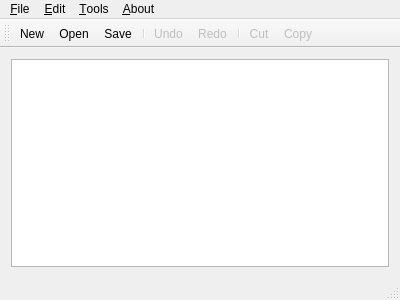
<?xml version="1.0" encoding="UTF-8"?>
<ui version="4.0">
 <class>SimpleTextEditor</class>
 <widget class="QMainWindow" name="SimpleTextEditor">
  <property name="geometry">
   <rect>
    <x>0</x>
    <y>0</y>
    <width>400</width>
    <height>300</height>
   </rect>
  </property>
  <property name="windowTitle">
   <string>SimpleTextEditor</string>
  </property>
  <widget class="QWidget" name="centralWidget">
   <layout class="QVBoxLayout" name="verticalLayout">
    <item>
     <widget class="QPlainTextEdit" name="plainTextEdit"/>
    </item>
   </layout>
  </widget>
  <widget class="QMenuBar" name="menuBar">
   <property name="geometry">
    <rect>
     <x>0</x>
     <y>0</y>
     <width>400</width>
     <height>21</height>
    </rect>
   </property>
   <widget class="QMenu" name="menu_File">
    <property name="title">
     <string>&amp;File</string>
    </property>
    <addaction name="action_New"/>
    <addaction name="action_Open"/>
    <addaction name="action_Save"/>
    <addaction name="separator"/>
    <addaction name="action_Exit"/>
   </widget>
   <widget class="QMenu" name="menu_Edit">
    <property name="title">
     <string>&amp;Edit</string>
    </property>
    <addaction name="action_Undo"/>
    <addaction name="action_Redo"/>
    <addaction name="separator"/>
    <addaction name="action_Cut"/>
    <addaction name="action_Copy"/>
    <addaction name="action_Paste"/>
    <addaction name="separator"/>
    <addaction name="action_Select_All"/>
   </widget>
   <widget class="QMenu" name="menu_About">
    <property name="title">
     <string>&amp;About</string>
    </property>
    <addaction name="action_About_Program"/>
    <addaction name="action_About_Qt"/>
   </widget>
   <widget class="QMenu" name="menuTools">
    <property name="title">
     <string>&amp;Tools</string>
    </property>
    <addaction name="action_Preferences"/>
   </widget>
   <addaction name="menu_File"/>
   <addaction name="menu_Edit"/>
   <addaction name="menuTools"/>
   <addaction name="menu_About"/>
  </widget>
  <widget class="QToolBar" name="mainToolBar">
   <property name="toolButtonStyle">
    <enum>Qt::ToolButtonTextUnderIcon</enum>
   </property>
   <attribute name="toolBarArea">
    <enum>TopToolBarArea</enum>
   </attribute>
   <attribute name="toolBarBreak">
    <bool>false</bool>
   </attribute>
   <addaction name="action_New"/>
   <addaction name="action_Open"/>
   <addaction name="action_Save"/>
   <addaction name="separator"/>
   <addaction name="action_Undo"/>
   <addaction name="action_Redo"/>
   <addaction name="separator"/>
   <addaction name="action_Cut"/>
   <addaction name="action_Copy"/>
  </widget>
  <widget class="QStatusBar" name="statusBar"/>
  <action name="action_New">
   <property name="text">
    <string>&amp;New</string>
   </property>
   <property name="toolTip">
    <string>New</string>
   </property>
  </action>
  <action name="action_Open">
   <property name="text">
    <string>&amp;Open</string>
   </property>
  </action>
  <action name="action_Save">
   <property name="text">
    <string>&amp;Save</string>
   </property>
  </action>
  <action name="action_Exit">
   <property name="text">
    <string>&amp;Exit</string>
   </property>
  </action>
  <action name="action_Undo">
   <property name="enabled">
    <bool>false</bool>
   </property>
   <property name="text">
    <string>&amp;Undo</string>
   </property>
  </action>
  <action name="action_Redo">
   <property name="enabled">
    <bool>false</bool>
   </property>
   <property name="text">
    <string>&amp;Redo</string>
   </property>
  </action>
  <action name="action_Cut">
   <property name="enabled">
    <bool>false</bool>
   </property>
   <property name="text">
    <string>&amp;Cut</string>
   </property>
  </action>
  <action name="action_Copy">
   <property name="enabled">
    <bool>false</bool>
   </property>
   <property name="text">
    <string>&amp;Copy</string>
   </property>
  </action>
  <action name="action_Paste">
   <property name="text">
    <string>&amp;Paste</string>
   </property>
  </action>
  <action name="action_Select_All">
   <property name="text">
    <string>&amp;Select all</string>
   </property>
  </action>
  <action name="action_Type_here">
   <property name="text">
    <string>&amp;Type Here</string>
   </property>
  </action>
  <action name="action_Add_Separator">
   <property name="text">
    <string>&amp;Add Separator</string>
   </property>
  </action>
  <action name="action_About_Program">
   <property name="text">
    <string>&amp;About program</string>
   </property>
  </action>
  <action name="action_About_Qt">
   <property name="text">
    <string>&amp;About Qt</string>
   </property>
  </action>
  <action name="action_Type_Here">
   <property name="text">
    <string>&amp;Type Here</string>
   </property>
  </action>
  <action name="action_Add_Separator_2">
   <property name="text">
    <string>&amp;Add Separator</string>
   </property>
  </action>
  <action name="action_Add_Separator_3">
   <property name="text">
    <string>&amp;Add Separator</string>
   </property>
  </action>
  <action name="action_Preferences">
   <property name="text">
    <string>&amp;Preferences</string>
   </property>
  </action>
 </widget>
 <layoutdefault spacing="6" margin="11"/>
 <resources/>
 <connections>
  <connection>
   <sender>action_Exit</sender>
   <signal>triggered()</signal>
   <receiver>SimpleTextEditor</receiver>
   <slot>close()</slot>
   <hints>
    <hint type="sourcelabel">
     <x>-1</x>
     <y>-1</y>
    </hint>
    <hint type="destinationlabel">
     <x>199</x>
     <y>149</y>
    </hint>
   </hints>
  </connection>
  <connection>
   <sender>plainTextEdit</sender>
   <signal>copyAvailable(bool)</signal>
   <receiver>action_Copy</receiver>
   <slot>setEnabled(bool)</slot>
   <hints>
    <hint type="sourcelabel">
     <x>199</x>
     <y>156</y>
    </hint>
    <hint type="destinationlabel">
     <x>-1</x>
     <y>-1</y>
    </hint>
   </hints>
  </connection>
  <connection>
   <sender>plainTextEdit</sender>
   <signal>copyAvailable(bool)</signal>
   <receiver>action_Cut</receiver>
   <slot>setEnabled(bool)</slot>
   <hints>
    <hint type="sourcelabel">
     <x>199</x>
     <y>156</y>
    </hint>
    <hint type="destinationlabel">
     <x>-1</x>
     <y>-1</y>
    </hint>
   </hints>
  </connection>
  <connection>
   <sender>plainTextEdit</sender>
   <signal>redoAvailable(bool)</signal>
   <receiver>action_Redo</receiver>
   <slot>setEnabled(bool)</slot>
   <hints>
    <hint type="sourcelabel">
     <x>199</x>
     <y>156</y>
    </hint>
    <hint type="destinationlabel">
     <x>-1</x>
     <y>-1</y>
    </hint>
   </hints>
  </connection>
  <connection>
   <sender>plainTextEdit</sender>
   <signal>modificationChanged(bool)</signal>
   <receiver>SimpleTextEditor</receiver>
   <slot>setWindowModified(bool)</slot>
   <hints>
    <hint type="sourcelabel">
     <x>199</x>
     <y>156</y>
    </hint>
    <hint type="destinationlabel">
     <x>199</x>
     <y>149</y>
    </hint>
   </hints>
  </connection>
  <connection>
   <sender>action_Paste</sender>
   <signal>triggered()</signal>
   <receiver>plainTextEdit</receiver>
   <slot>paste()</slot>
   <hints>
    <hint type="sourcelabel">
     <x>-1</x>
     <y>-1</y>
    </hint>
    <hint type="destinationlabel">
     <x>199</x>
     <y>156</y>
    </hint>
   </hints>
  </connection>
  <connection>
   <sender>action_Undo</sender>
   <signal>triggered()</signal>
   <receiver>plainTextEdit</receiver>
   <slot>undo()</slot>
   <hints>
    <hint type="sourcelabel">
     <x>-1</x>
     <y>-1</y>
    </hint>
    <hint type="destinationlabel">
     <x>199</x>
     <y>156</y>
    </hint>
   </hints>
  </connection>
  <connection>
   <sender>action_Select_All</sender>
   <signal>triggered()</signal>
   <receiver>plainTextEdit</receiver>
   <slot>selectAll()</slot>
   <hints>
    <hint type="sourcelabel">
     <x>-1</x>
     <y>-1</y>
    </hint>
    <hint type="destinationlabel">
     <x>199</x>
     <y>156</y>
    </hint>
   </hints>
  </connection>
  <connection>
   <sender>action_Redo</sender>
   <signal>triggered()</signal>
   <receiver>plainTextEdit</receiver>
   <slot>redo()</slot>
   <hints>
    <hint type="sourcelabel">
     <x>-1</x>
     <y>-1</y>
    </hint>
    <hint type="destinationlabel">
     <x>199</x>
     <y>156</y>
    </hint>
   </hints>
  </connection>
  <connection>
   <sender>action_Cut</sender>
   <signal>triggered()</signal>
   <receiver>plainTextEdit</receiver>
   <slot>cut()</slot>
   <hints>
    <hint type="sourcelabel">
     <x>-1</x>
     <y>-1</y>
    </hint>
    <hint type="destinationlabel">
     <x>199</x>
     <y>156</y>
    </hint>
   </hints>
  </connection>
  <connection>
   <sender>action_Copy</sender>
   <signal>triggered()</signal>
   <receiver>plainTextEdit</receiver>
   <slot>copy()</slot>
   <hints>
    <hint type="sourcelabel">
     <x>-1</x>
     <y>-1</y>
    </hint>
    <hint type="destinationlabel">
     <x>199</x>
     <y>156</y>
    </hint>
   </hints>
  </connection>
  <connection>
   <sender>plainTextEdit</sender>
   <signal>undoAvailable(bool)</signal>
   <receiver>action_Undo</receiver>
   <slot>setEnabled(bool)</slot>
   <hints>
    <hint type="sourcelabel">
     <x>199</x>
     <y>156</y>
    </hint>
    <hint type="destinationlabel">
     <x>-1</x>
     <y>-1</y>
    </hint>
   </hints>
  </connection>
 </connections>
</ui>
